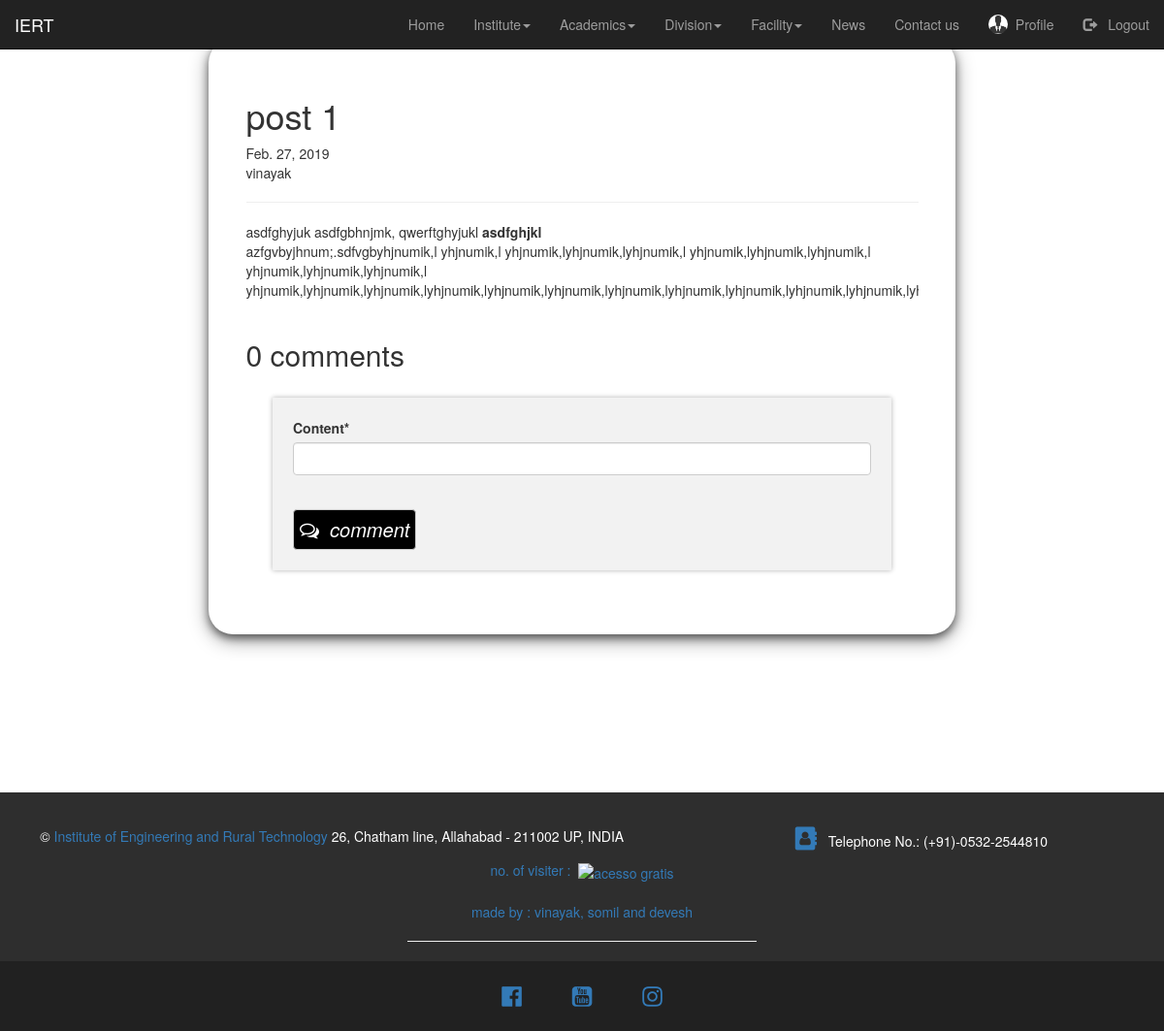
The page /news/new_comments/3 (signed in) on the database as committed earlier.
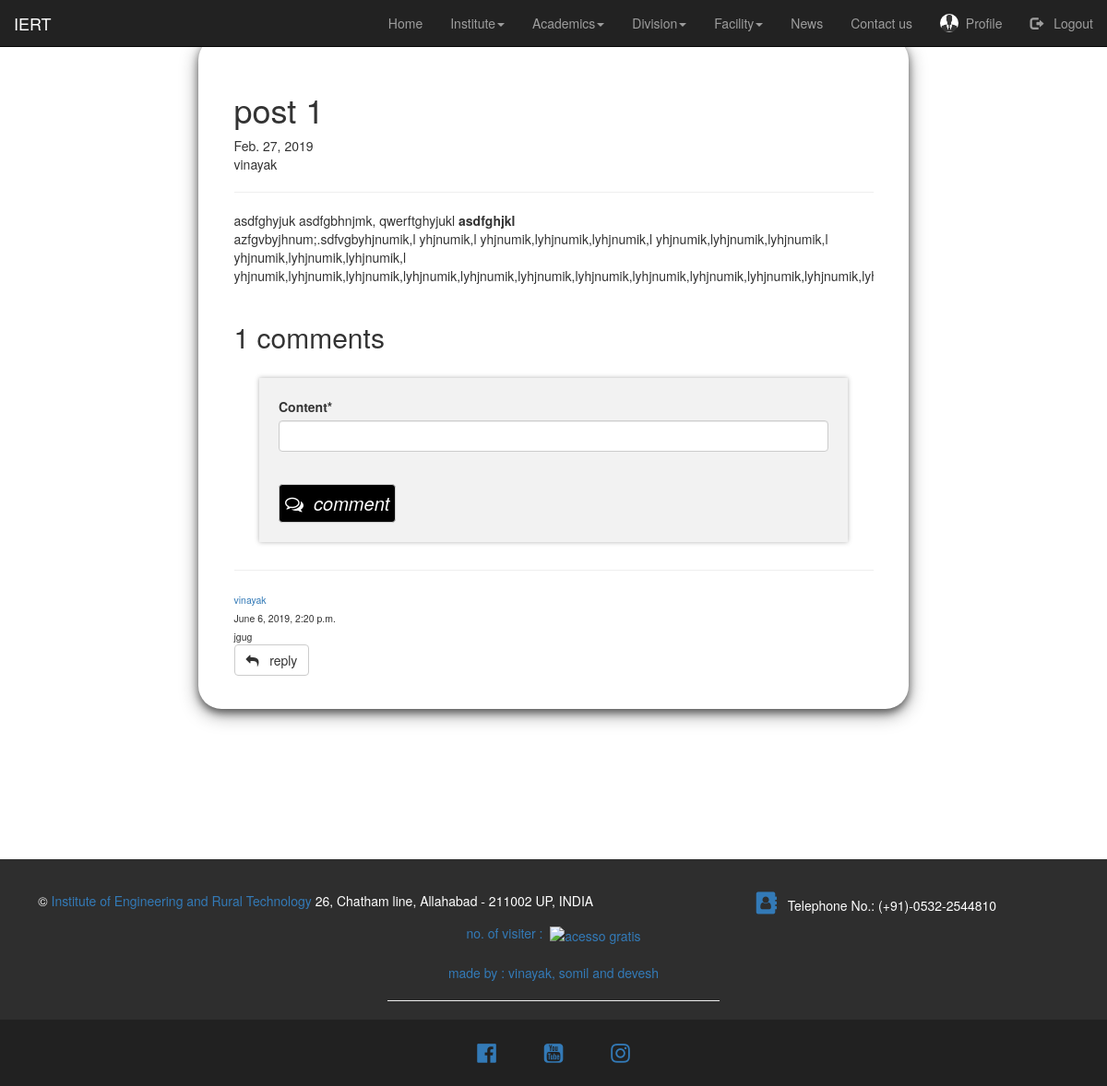
The same page on the database as committed later.
### iert_news/models.py (models this page shows, shortened)
class Comment(models.Model):
    news=models.ForeignKey(new,on_delete=models.CASCADE)
    user=models.ForeignKey(User,on_delete=models.CASCADE)
    reply=models.ForeignKey('self',null=True,related_name='replies',on_delete=models.CASCADE)
    content=models.CharField(max_length=300)
    time=models.DateTimeField(auto_now_add=True)

### iert_news/views.py (the view, shortened to what this page needs)
# urls.py: path('new_comments/<int:id>',views.new_comments,name="new_comments"),
def new_comments(request,id):
    news = get_object_or_404(new,id=id)
    com=Comment.objects.filter(news=news,reply=None).order_by('-id')
    form = CommentForm()
    page_details={
                    "title":"comments",
                    "com":com,
                    "news":news,
                    "form":form
    }
    return render(request,"iert_news/comments.html",page_details)

### iert_news/forms.py
class CommentForm(forms.ModelForm):
    class Meta:
        model = Comment
        fields = ['content']

### iert_news/templates/iert_news/comments.html (shortened to what this page needs)
{% extends "home/index.html" %}
{% load crispy_forms_tags %}
{% block start %}
<div class="row">
  <div class="col-md-8 col-md-offset-2">
    <article>
      <div class="title">
        <h1>{{news.title}}</h1>
        {{news.date}}
        <br />
        {{news.author}}
      </div>
      <hr />
      <div class="info">
        {{news.info|safe}}
      </div>
      <br />
      <h2>{{com.count}} comments</h2>
      {% if user.is_authenticated %}
      <form method="POST" style="border:0; margin: 4%; background: #f2f2f2; padding:3%;">
        {{ form|crispy }}
        <br />
        <button style="background: black; font-size: 2rem; padding:1%; color: white;" class="btn btn-default" type="submit"><i class="fa fa-comments-o" aria-hidden="true"></i>&nbsp; comment</button>
      </form>
      {% endif %}
      {% for i in com %}
      <sub>
        <hr />
        <a>{{i.user}}</a><br />
        {{i.time}}<br />
        {{i.content}}<br />
        <button class="btn btn-default replybutton"><i class="fa fa-reply" aria-hidden="true"></i> &nbsp; reply</button>
      </sub>
      {% endfor %}
  </div>
</div>
{% endblock %}

Rows that differ between the two databases and show on the page:
added Comment: user "vinayak", time "June 6, 2019, 2:20 p.m.", content "jgug"
Other text that changed with them:
{{ com.count }}: "0" → "1"
